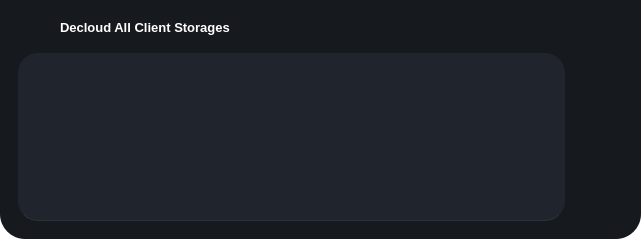
<?xml version="1.0" encoding="UTF-8"?>
<ui version="4.0">
 <class>Dialog</class>
 <widget class="QDialog" name="Dialog">
  <property name="geometry">
   <rect>
    <x>0</x>
    <y>0</y>
    <width>641</width>
    <height>239</height>
   </rect>
  </property>
  <property name="windowTitle">
   <string>Dialog</string>
  </property>
  <property name="styleSheet">
   <string notr="true">* {
	border: none;
	background-color:transparent;
	background: transparent;
	padding: 0;
	margin:0;
	color:#fff;
}

#bodyContainer {
	background-color: #16191d;
	border-bottom-left-radius: 25px;
	border-bottom-right-radius: 25px;
}
#headerContainer {
	background-color: #16191d;
}

QListWidget {	
	background-color: rgba(39, 44, 54, 150);
	padding: 10px;
	border-radius: 20px;
	gridline-color: rgb(44, 49, 60);
	border-bottom: 1px solid rgb(44, 49, 60);
}
QListWidget::item{
	border-color: rgb(44, 49, 60);
	padding-left: 5px;
	padding-right: 5px;
	gridline-color: rgb(44, 49, 60);
}
QListWidget::item:hover{
	background-color: rgba(85, 170, 255, 200);
	border-top-left-radius: 20px;
	
}
QScrollBar:horizontal {
    border: none;
    background: rgb(52, 59, 72);
    height: 14px;
    margin: 0px 21px 0 21px;
	border-radius: 0px;
}
 QScrollBar:vertical {
	border: none;
    background: rgb(52, 59, 72);
    width: 14px;
    margin: 21px 0 21px 0;
	border-radius: 0px;
 }
QHeaderView::section{
	Background-color: rgb(39, 44, 54);
	max-width: 30px;
	border: 1px solid rgb(44, 49, 60);
	border-style: none;
    border-bottom: 1px solid rgb(44, 49, 60);
    border-right: 1px solid rgb(44, 49, 60);
}
QListWidget::horizontalHeader {	
	background-color: rgb(81, 255, 0);
}
QHeaderView::section:horizontal
{
    border: 1px solid rgb(32, 34, 42);
	background-color: rgb(27, 29, 35);
	padding: 3px;
	border-top-left-radius: 7px;
    border-top-right-radius: 7px;
}
QHeaderView::section:vertical
{
    border: 1px solid rgb(44, 49, 60);
}


/* SCROLL BARS */
QScrollBar:horizontal {
    border: none;
    background: rgb(52, 59, 72);
    height: 14px;
    margin: 0px 21px 0 21px;
	border-radius: 0px;
}
QScrollBar::handle:horizontal {
    background: rgb(85, 170, 255);
    min-width: 25px;
	border-radius: 7px
}
QScrollBar::add-line:horizontal {
    border: none;
    background: rgb(55, 63, 77);
    width: 20px;
	border-top-right-radius: 7px;
    border-bottom-right-radius: 7px;
    subcontrol-position: right;
    subcontrol-origin: margin;
}
QScrollBar::sub-line:horizontal {
    border: none;
    background: rgb(55, 63, 77);
    width: 20px;
	border-top-left-radius: 7px;
    border-bottom-left-radius: 7px;
    subcontrol-position: left;
    subcontrol-origin: margin;
}
QScrollBar::up-arrow:horizontal, QScrollBar::down-arrow:horizontal
{
     background: none;
}
QScrollBar::add-page:horizontal, QScrollBar::sub-page:horizontal
{
     background: none;
}
 QScrollBar:vertical {
	border: none;
    background: rgb(52, 59, 72);
    width: 14px;
    margin: 21px 0 21px 0;
	border-radius: 0px;
 }
 QScrollBar::handle:vertical {	
	background: rgb(85, 170, 255);
    min-height: 25px;
	border-radius: 7px
 }
 QScrollBar::add-line:vertical {
     border: none;
    background: rgb(55, 63, 77);
     height: 20px;
	border-bottom-left-radius: 7px;
    border-bottom-right-radius: 7px;
     subcontrol-position: bottom;
     subcontrol-origin: margin;
 }
 QScrollBar::sub-line:vertical {
	border: none;
    background: rgb(55, 63, 77);
     height: 20px;
	border-top-left-radius: 7px;
    border-top-right-radius: 7px;
     subcontrol-position: top;
     subcontrol-origin: margin;
 }
 QScrollBar::up-arrow:vertical, QScrollBar::down-arrow:vertical {
     background: none;
 }

 QScrollBar::add-page:vertical, QScrollBar::sub-page:vertical {
     background: none;
 }</string>
  </property>
  <layout class="QVBoxLayout" name="verticalLayout">
   <property name="spacing">
    <number>0</number>
   </property>
   <property name="leftMargin">
    <number>0</number>
   </property>
   <property name="topMargin">
    <number>0</number>
   </property>
   <property name="rightMargin">
    <number>0</number>
   </property>
   <property name="bottomMargin">
    <number>0</number>
   </property>
   <item alignment="Qt::AlignTop">
    <widget class="QFrame" name="headerContainer">
     <property name="frameShape">
      <enum>QFrame::StyledPanel</enum>
     </property>
     <property name="frameShadow">
      <enum>QFrame::Raised</enum>
     </property>
     <layout class="QHBoxLayout" name="horizontalLayout">
      <property name="spacing">
       <number>0</number>
      </property>
      <property name="leftMargin">
       <number>15</number>
      </property>
      <property name="topMargin">
       <number>20</number>
      </property>
      <property name="rightMargin">
       <number>14</number>
      </property>
      <property name="bottomMargin">
       <number>0</number>
      </property>
      <item>
       <widget class="QFrame" name="frame_3">
        <property name="frameShape">
         <enum>QFrame::StyledPanel</enum>
        </property>
        <property name="frameShadow">
         <enum>QFrame::Raised</enum>
        </property>
        <layout class="QHBoxLayout" name="horizontalLayout_3">
         <property name="spacing">
          <number>5</number>
         </property>
         <property name="leftMargin">
          <number>10</number>
         </property>
         <property name="topMargin">
          <number>0</number>
         </property>
         <property name="rightMargin">
          <number>0</number>
         </property>
         <property name="bottomMargin">
          <number>0</number>
         </property>
         <item>
          <widget class="QLabel" name="label_2">
           <property name="maximumSize">
            <size>
             <width>30</width>
             <height>30</height>
            </size>
           </property>
           <property name="text">
            <string/>
           </property>
           <property name="pixmap">
            <pixmap resource="../resourses.qrc">:/images/icon.png</pixmap>
           </property>
           <property name="scaledContents">
            <bool>true</bool>
           </property>
           <property name="wordWrap">
            <bool>false</bool>
           </property>
           <property name="openExternalLinks">
            <bool>false</bool>
           </property>
          </widget>
         </item>
         <item>
          <widget class="QLabel" name="label">
           <property name="font">
            <font>
             <pointsize>10</pointsize>
             <weight>75</weight>
             <bold>true</bold>
            </font>
           </property>
           <property name="text">
            <string>Decloud All Client Storages</string>
           </property>
          </widget>
         </item>
        </layout>
       </widget>
      </item>
     </layout>
    </widget>
   </item>
   <item>
    <widget class="QFrame" name="bodyContainer">
     <property name="sizePolicy">
      <sizepolicy hsizetype="Preferred" vsizetype="Expanding">
       <horstretch>0</horstretch>
       <verstretch>0</verstretch>
      </sizepolicy>
     </property>
     <property name="frameShape">
      <enum>QFrame::StyledPanel</enum>
     </property>
     <property name="frameShadow">
      <enum>QFrame::Raised</enum>
     </property>
     <layout class="QHBoxLayout" name="horizontalLayout_4">
      <item>
       <widget class="QFrame" name="frame_2">
        <property name="sizePolicy">
         <sizepolicy hsizetype="Expanding" vsizetype="Preferred">
          <horstretch>0</horstretch>
          <verstretch>0</verstretch>
         </sizepolicy>
        </property>
        <property name="frameShape">
         <enum>QFrame::StyledPanel</enum>
        </property>
        <property name="frameShadow">
         <enum>QFrame::Raised</enum>
        </property>
        <layout class="QHBoxLayout" name="horizontalLayout_5">
         <item>
          <widget class="QListWidget" name="listWidget"/>
         </item>
        </layout>
       </widget>
      </item>
      <item alignment="Qt::AlignRight">
       <widget class="QFrame" name="frame">
        <property name="frameShape">
         <enum>QFrame::StyledPanel</enum>
        </property>
        <property name="frameShadow">
         <enum>QFrame::Raised</enum>
        </property>
        <layout class="QVBoxLayout" name="verticalLayout_2">
         <property name="spacing">
          <number>17</number>
         </property>
         <item>
          <widget class="QPushButton" name="okButton">
           <property name="minimumSize">
            <size>
             <width>0</width>
             <height>0</height>
            </size>
           </property>
           <property name="styleSheet">
            <string notr="true">QPushButton {
	border-radius:5px;
	padding: 1px;
}
QPushButton:hover {
	background-color: rgb(22, 216, 87);
}</string>
           </property>
           <property name="text">
            <string/>
           </property>
           <property name="icon">
            <iconset resource="../resourses.qrc">
             <normaloff>:/icons/icons/check.svg</normaloff>:/icons/icons/check.svg</iconset>
           </property>
           <property name="iconSize">
            <size>
             <width>24</width>
             <height>24</height>
            </size>
           </property>
          </widget>
         </item>
         <item>
          <widget class="QPushButton" name="cancelButton">
           <property name="minimumSize">
            <size>
             <width>0</width>
             <height>0</height>
            </size>
           </property>
           <property name="styleSheet">
            <string notr="true">QPushButton {
	border-radius:5px;
	padding: 1px;
}
QPushButton:hover {
	background-color: rgb(255, 38, 41);
}</string>
           </property>
           <property name="text">
            <string/>
           </property>
           <property name="icon">
            <iconset resource="../resourses.qrc">
             <normaloff>:/icons/icons/x.svg</normaloff>:/icons/icons/x.svg</iconset>
           </property>
           <property name="iconSize">
            <size>
             <width>24</width>
             <height>24</height>
            </size>
           </property>
          </widget>
         </item>
         <item>
          <spacer name="verticalSpacer">
           <property name="orientation">
            <enum>Qt::Vertical</enum>
           </property>
           <property name="sizeHint" stdset="0">
            <size>
             <width>20</width>
             <height>93</height>
            </size>
           </property>
          </spacer>
         </item>
        </layout>
       </widget>
      </item>
     </layout>
    </widget>
   </item>
  </layout>
 </widget>
 <resources>
  <include location="../resourses.qrc"/>
 </resources>
 <connections/>
</ui>
